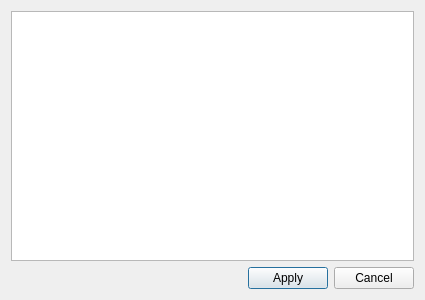
<ui version="4.0" >
 <class>HEditDescriptionDialog</class>
 <widget class="QDialog" name="HEditDescriptionDialog" >
  <property name="geometry" >
   <rect>
    <x>0</x>
    <y>0</y>
    <width>425</width>
    <height>300</height>
   </rect>
  </property>
  <property name="windowTitle" >
   <string>Frame description</string>
  </property>
  <layout class="QVBoxLayout" name="verticalLayout" >
   <item>
    <widget class="QPlainTextEdit" name="FrameDescription" />
   </item>
   <item>
    <layout class="QHBoxLayout" name="horizontalLayout" >
     <item>
      <spacer name="horizontalSpacer" >
       <property name="orientation" >
        <enum>Qt::Horizontal</enum>
       </property>
       <property name="sizeHint" stdset="0" >
        <size>
         <width>40</width>
         <height>20</height>
        </size>
       </property>
      </spacer>
     </item>
     <item>
      <widget class="QPushButton" name="pushButton" >
       <property name="text" >
        <string>Apply</string>
       </property>
       <property name="icon" >
        <iconset resource="../data/HMainWindow.qrc" >
         <normaloff>:/ApplyMatrix/dialog-ok-apply.png</normaloff>:/ApplyMatrix/dialog-ok-apply.png</iconset>
       </property>
      </widget>
     </item>
     <item>
      <widget class="QPushButton" name="pushButton_2" >
       <property name="text" >
        <string>Cancel</string>
       </property>
       <property name="icon" >
        <iconset resource="../data/HMainWindow.qrc" >
         <normaloff>:/Cancel/dialog-cancel.png</normaloff>:/Cancel/dialog-cancel.png</iconset>
       </property>
      </widget>
     </item>
    </layout>
   </item>
  </layout>
 </widget>
 <resources>
  <include location="./data/HMainWindow.qrc" />
 </resources>
 <connections>
  <connection>
   <sender>pushButton</sender>
   <signal>pressed()</signal>
   <receiver>HEditDescriptionDialog</receiver>
   <slot>ApplyST()</slot>
   <hints>
    <hint type="sourcelabel" >
     <x>287</x>
     <y>287</y>
    </hint>
    <hint type="destinationlabel" >
     <x>264</x>
     <y>299</y>
    </hint>
   </hints>
  </connection>
  <connection>
   <sender>pushButton_2</sender>
   <signal>pressed()</signal>
   <receiver>HEditDescriptionDialog</receiver>
   <slot>CancelST()</slot>
   <hints>
    <hint type="sourcelabel" >
     <x>369</x>
     <y>284</y>
    </hint>
    <hint type="destinationlabel" >
     <x>366</x>
     <y>311</y>
    </hint>
   </hints>
  </connection>
  <connection>
   <sender>HEditDescriptionDialog</sender>
   <signal>destroyed()</signal>
   <receiver>HEditDescriptionDialog</receiver>
   <slot>CancelST()</slot>
   <hints>
    <hint type="sourcelabel" >
     <x>212</x>
     <y>149</y>
    </hint>
    <hint type="destinationlabel" >
     <x>212</x>
     <y>149</y>
    </hint>
   </hints>
  </connection>
 </connections>
 <slots>
  <slot>ApplyST()</slot>
  <slot>CancelST()</slot>
 </slots>
</ui>
